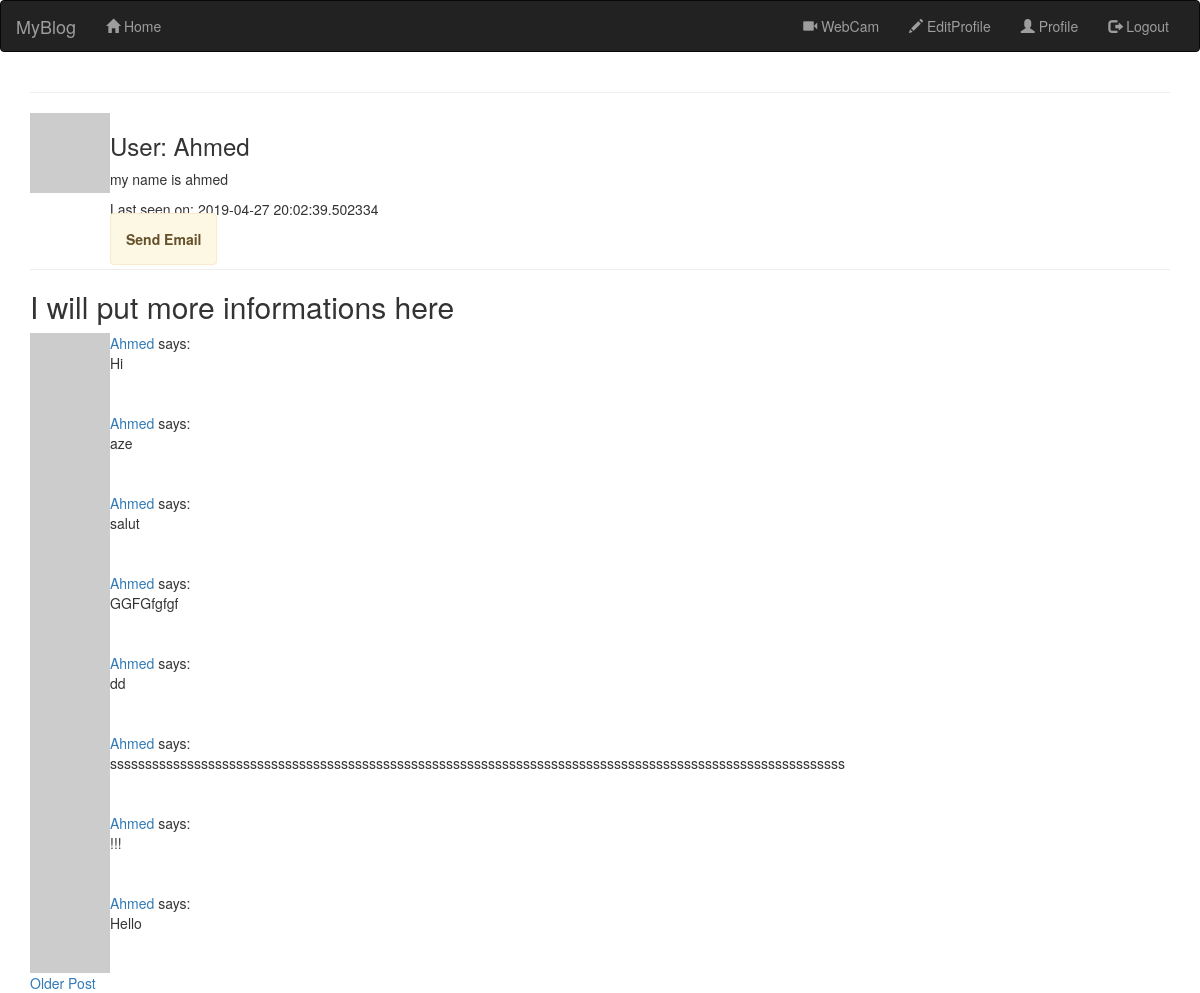
The app's page /user/Ahmed (signed in), older data.
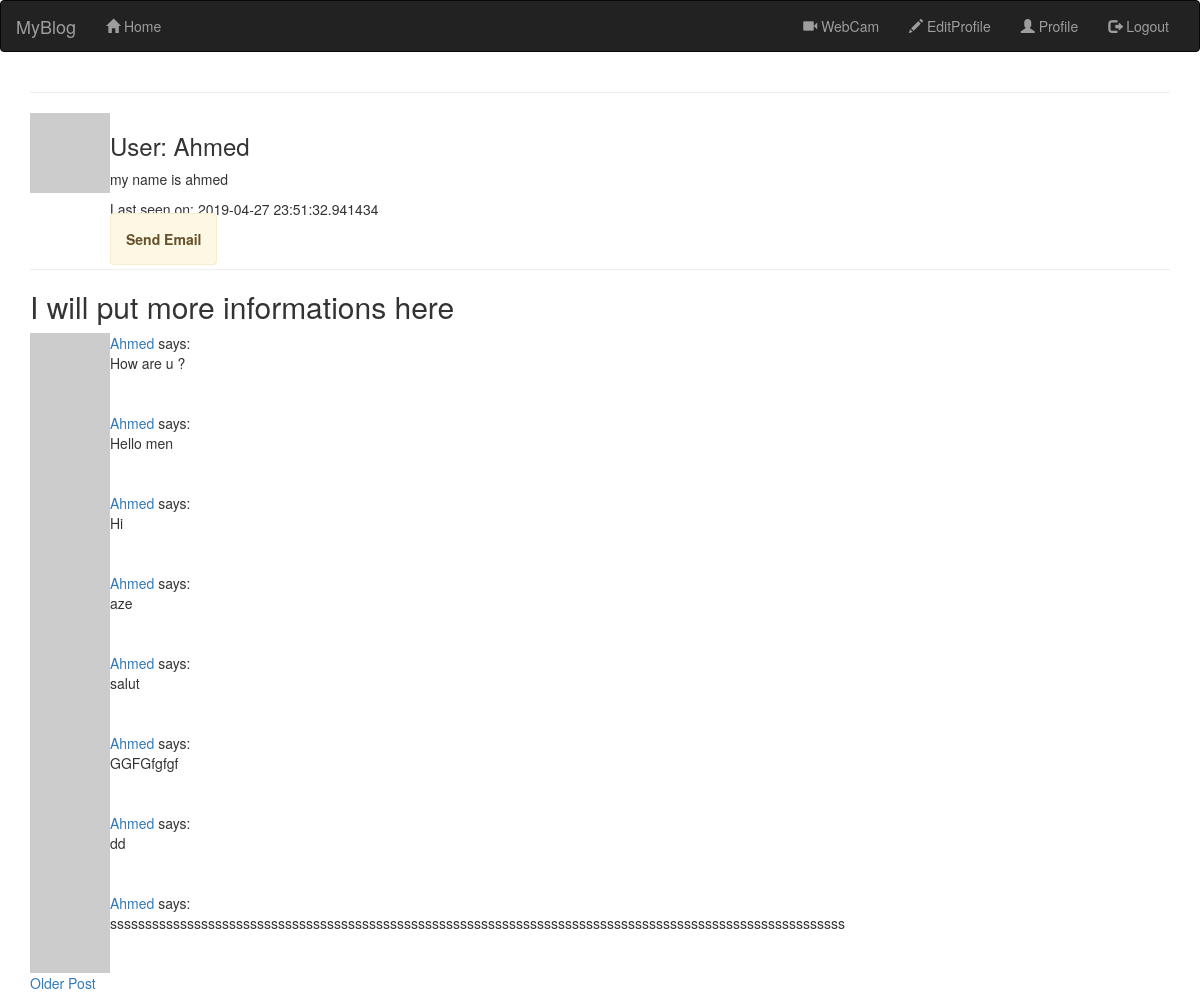
The same page, newer data.
### app/models.py (models this page shows, shortened)
class User(UserMixin, db.Model):
    __tablename__ = 'USERS'
    id = db.Column(db.Integer, primary_key=True)
    username = db.Column(db.String(64), unique=True, index=True)
    email = db.Column(db.String(128), unique=True, index=True)
    password_hash = db.Column(db.String(128))  # holds a hash of the user password
    role_id = db.Column(db.Integer, db.ForeignKey('ROLES_.id'))
    posts = db.relationship('Post', backref='user', lazy='dynamic')
    about_me = db.Column(db.String(140))   # about me
    last_seen = db.Column(db.DateTime, default=datetime.utcnow)
    def avatar(self, size):
        digest = md5(self.email.lower().encode('utf-8')).hexdigest()
        return 'https://www.gravatar.com/avatar/{}?d=identicon&s={}'.format(
            digest, size)

class Post(db.Model):
    __tablename__ = "POSTS"                # the table name
    id = db.Column(db.Integer, primary_key=True)
    body = db.Column(db.String(140))
    timestamp = db.Column(db.DateTime, index=True, default=datetime.utcnow)
    user_id = db.Column(db.Integer, db.ForeignKey('USERS.id'))

### app/routes.py (the view)
@App.route('/user/<username>')
@login_required       # only for logged in users
def user(username):
    user_porfile = User.query.filter_by(username=username).first_or_404()  # the first ( = exist 'username' ) or
    PATH= "/user/" + str(user_porfile.username) + "/sendEmail"
    posts = [
        {'author': user_porfile, 'body': 'Test post #1'},
        {'author': user_porfile, 'body': 'Test post #2'}
    ]
    page = request.args.get('page', 1, type=int)
    my_posts = user_porfile.posts.order_by(Post.timestamp.desc()).paginate(page, App.config['POSTS_PER_PAGE'],False)
    next_url = url_for('user', username=user_porfile.username, page=my_posts.next_num) if my_posts.has_next else None
    prev_url = url_for('user', username=user_porfile.username, page=my_posts.prev_num) if my_posts.has_prev else None
    return render_template('user.html', title="profile", user=user_porfile, posts=my_posts.items, next_url=next_url,
                           prev_url=prev_url, PATH=PATH)

### app/models.py (called while the page is built)
@login.user_loader     # register
def load_user(id_):    # load the user id function
    return User.query.get(int(id_))

### app/routes.py (called while the page is built)
@App.before_request
def before_request():
    if current_user.is_authenticated:
        current_user.last_seen = datetime.utcnow()
        db.session.commit()

### app/templates/user.html (shortened to what this page needs)
{% extends "base_boots.html" %}
{% block app_content %}
<hr>
<table>
    <tr valign="top">
        <td><img src="{{user.avatar(128)}}"></td>
        <td>
            <h3> User: {{ user.username }} </h3>
            {% if user.about_me %}<p> {{ user.about_me }} </p>{% endif %}
            {% if user.last_seen %}<p> Last seen on: {{ user.last_seen }}</p>{% endif %}
            <span class="alert alert-warning">
             <a href="{{ PATH }}" class="alert-link">
             Send Email
             </a></span>
        </td>
    </tr>
</table>
    <hr>
<h2 > I will put more informations here</h2>
{% for post in posts%}
        {%include '_post.html' %}
    {% endfor %}
{% if next_url %}
<a href="{{next_url}}"> Older Post </a>
{% endif %}
{% endblock %}

### app/templates/_post.html
<table class="tabel table-hover">
    <tr valign="top">
        <td width="45px">
            <a href="{{ url_for('user', username=post.user.username) }}">
                <img src="{{ post.user.avatar(45) }}"></a>
        </td>
        <td>
            <a href="{{ url_for('user', username=post.user.username) }}">
                 {{ post.user.username }}
                </a>
            says:<br>
            {{ post.body }}
        </td>
    </tr>
</table>

Row changes from the older to the newer data that the page shows:
no longer on this page (row unchanged): Post: user.username "Ahmed", body "!!!"
no longer on this page (row unchanged): Post: user.username "Ahmed", body "Hello"
changed User "Ahmed": last_seen "2019-04-27 20:02:39.502334" → "2019-04-27 23:51:32.941434"
added Post: user.username "Ahmed", body "How are u ?"
added Post: user.username "Ahmed", body "Hello men"
